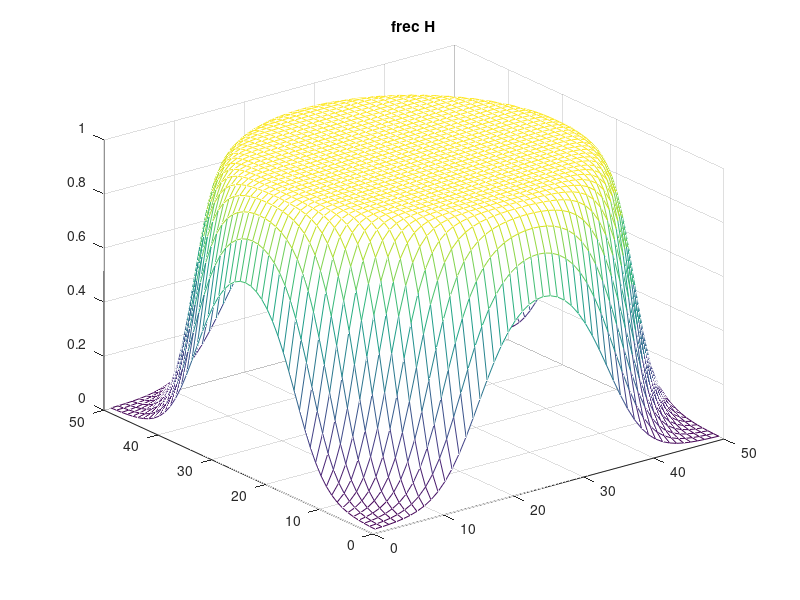
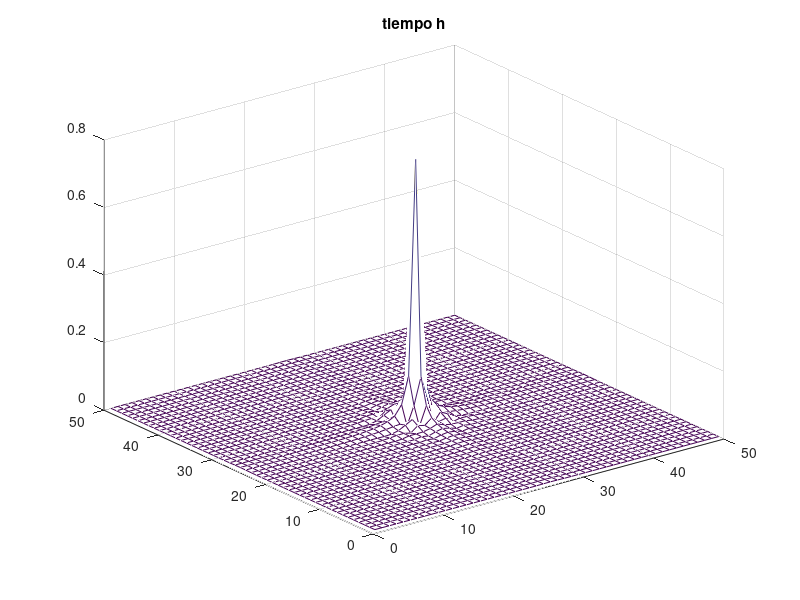

MATLAB code for these plots, in order:
wc = 25
H  = zeros(50,50);
n  = 10;

for i=1:50
  for j=1:50
    d = sqrt( (i-25)^2 + (j-25)^2 );
    H(i,j) = 1 / ( 1 + (d/wc)^(2*n) );
  endfor
endfor

figure
mesh([1:50],[1:50],H)
title("frec H")

figure
mesh([1:50],[1:50],fftshift(abs(ifft2(H))))
title ("tiempo h")
